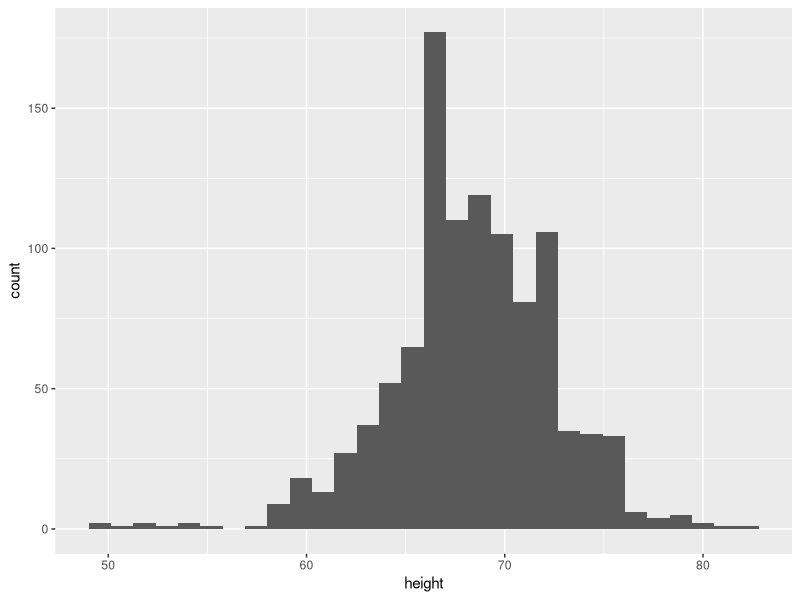
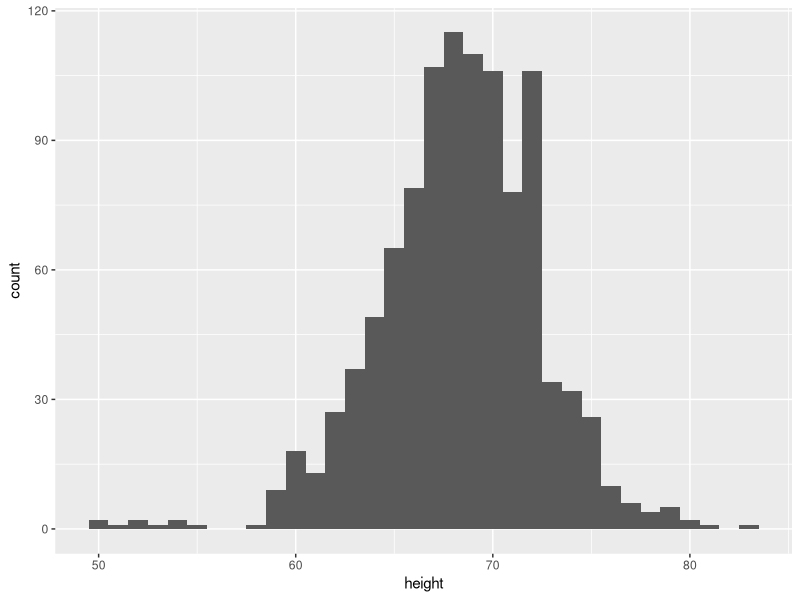
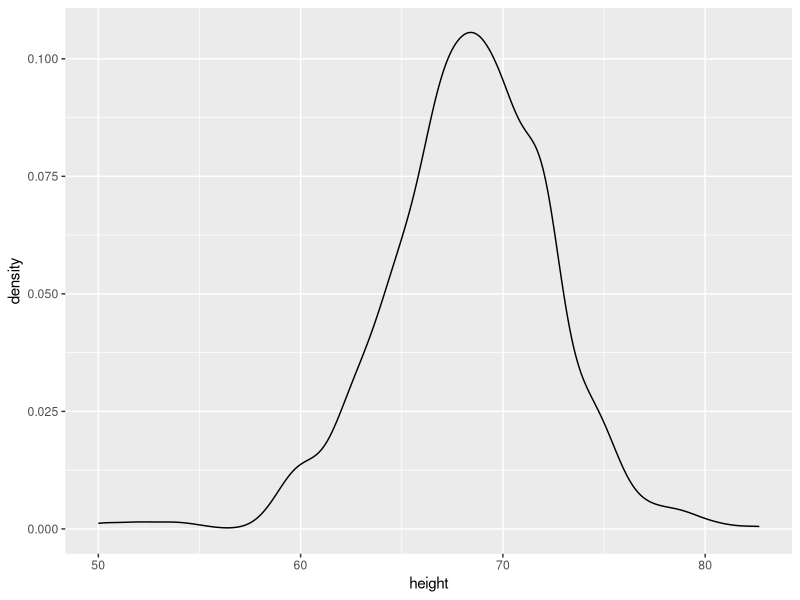
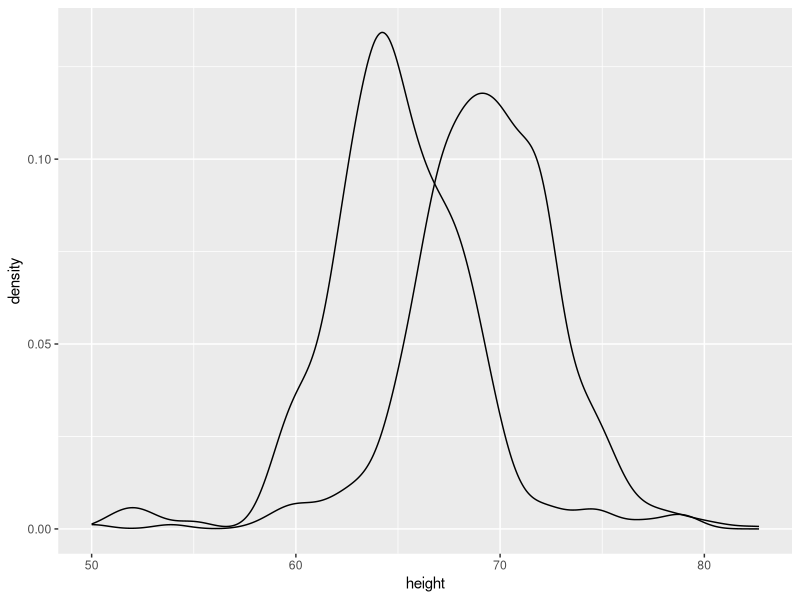
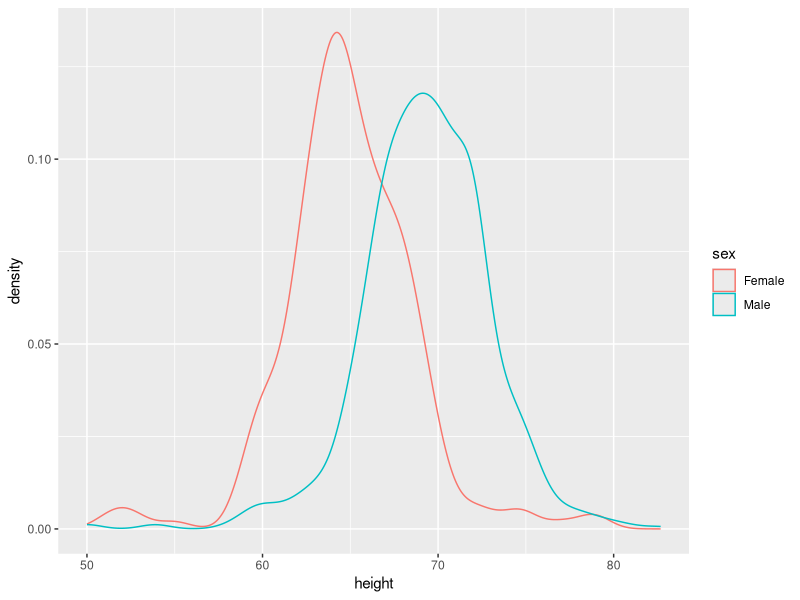
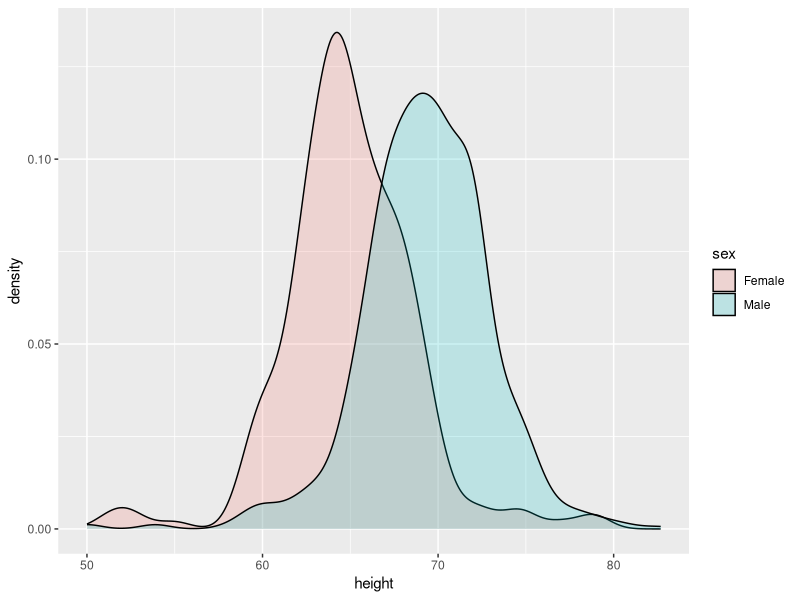

Write R code to recreate these figures, in order.
# Load required libraries and dataset
library(dplyr)
library(dslabs)
library(ggplot2)

data(heights)

## Create a ggplot object using the pipe
p <- heights %>%
  ggplot(aes(x = height))

## Make the histogram
p + geom_histogram()

## Change the histogram to use bins of size 1 inch.
p + geom_histogram(binwidth = 1)

## Create a smooth density plot of heights
heights %>% 
  ggplot(aes(height)) +
  geom_density()

## Create separate smooth density plots for males and females
heights %>%
  ggplot(aes(x = height, group = sex)) +
  geom_density()

## Add color
heights %>%
  ggplot(aes(x = height, group = sex, color = sex)) +
  geom_density()

## Set the alpha parameter to 0.2
heights %>% 
  ggplot(aes(x = height, fill = sex)) + 
  geom_density(alpha = 0.2)
